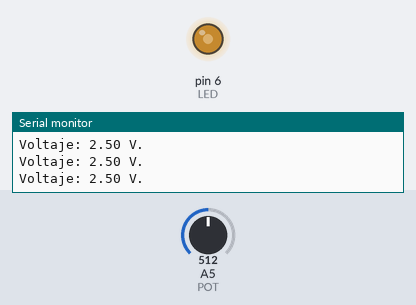
This sketch was run on a simulated Arduino Uno, built with avr-gcc and run on an emulated ATmega328P. Parts: output pins drawn as LEDs (lit = HIGH), the last lines printed to the serial monitor. Inputs (shaded band) come from the test bench; at power-on: A5 (POT) = 512.

Above: at 1.2 s.
1.3 s: A5 (POT) set to 716
At 2.1 s:
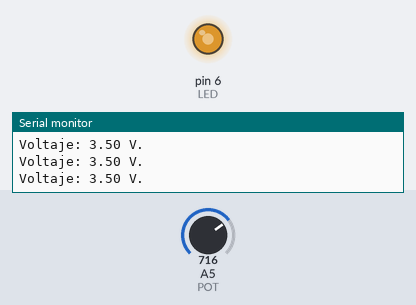
2.9 s: A5 (POT) set to 900
At 3.7 s:
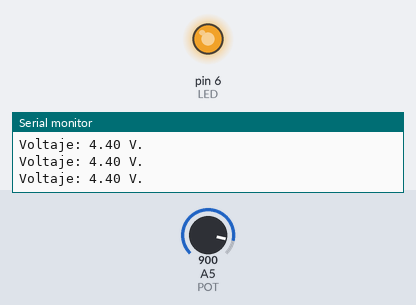
4.5 s: A5 (POT) set to 122
At 5.4 s:
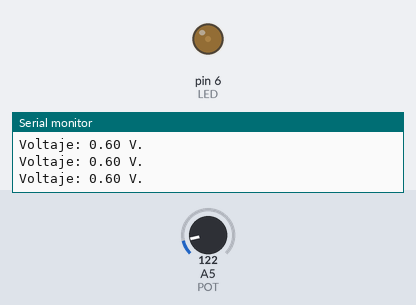
6.1 s: A5 (POT) set to 0
At 7.0 s:
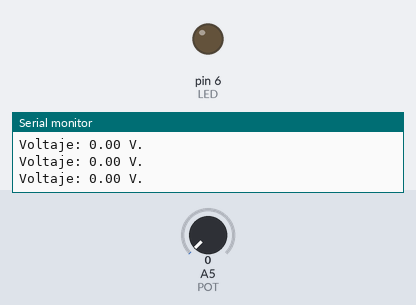
Timing chart, 0 to 8.7 s (numbered marks = the images above; inputs shaded):
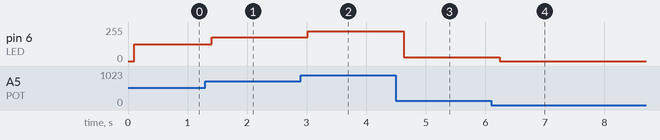

The sketch:

T4_PWM.ino
```cpp
#define POT A5
#define DELAYTIME 100
#define BAUTRATE 9600
#define LED 6
float lectura;
float conv;
int pwm;

void setup(){
  /*Se inicia el monitor serial con el siguiente comando, 9600 es la
  resolución ideal de comunicación entre el arduino y el monitor serial*/
  pinMode(POT,INPUT);
  pinMode(LED,OUTPUT);
  Serial.begin(BAUTRATE);
}

void loop(){
  /*La variable float "lectura" nos va a proporcionar la información
  obtenida en el pin A5, que va de 0 a 1023 por su resolución*/
  lectura = analogRead(POT);
  /*Con la siguiente linea se hace una conversión de la lectura a V,
  para saber el voltaje de salida del potenciometro*/
  conv = (lectura*5)/1023;
  /*Se realiza la impresión de la lectura convertida en el mon. serial*/
  Serial.print("Voltaje: ");
  Serial.print(conv);
  Serial.println(" V.");
  /*Se introduce un delay para desacelerar las lecturas por segundo*/
  pwm = map(lectura,0,1023,0,254);
  delay(DELAYTIME);
  analogWrite(LED,pwm);
}
```

Measured:
- after the input at 1.3 s, pin 6 (LED): 127/255 → 177/255 after 0.11 s
- after the input at 2.9 s, pin 6 (LED): 177/255 → 223/255 after 0.12 s
- after the input at 4.5 s, pin 6 (LED): 223/255 → 30/255 after 0.13 s
- after the input at 6.1 s, pin 6 (LED): 30/255 → 0/255 after 0.14 s
